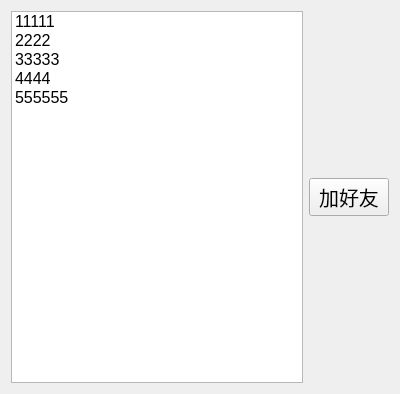
<?xml version="1.0" encoding="UTF-8"?>
<ui version="4.0">
 <class>Online</class>
 <widget class="QWidget" name="Online">
  <property name="geometry">
   <rect>
    <x>0</x>
    <y>0</y>
    <width>400</width>
    <height>394</height>
   </rect>
  </property>
  <property name="windowTitle">
   <string>Form</string>
  </property>
  <layout class="QHBoxLayout" name="horizontalLayout_2">
   <item>
    <layout class="QHBoxLayout" name="horizontalLayout">
     <item>
      <widget class="QListWidget" name="online_lw">
       <property name="font">
        <font>
         <pointsize>12</pointsize>
        </font>
       </property>
       <item>
        <property name="text">
         <string>11111</string>
        </property>
       </item>
       <item>
        <property name="text">
         <string>2222</string>
        </property>
       </item>
       <item>
        <property name="text">
         <string>33333</string>
        </property>
       </item>
       <item>
        <property name="text">
         <string>4444</string>
        </property>
       </item>
       <item>
        <property name="text">
         <string>555555</string>
        </property>
       </item>
      </widget>
     </item>
     <item>
      <layout class="QVBoxLayout" name="verticalLayout">
       <item>
        <spacer name="verticalSpacer">
         <property name="orientation">
          <enum>Qt::Vertical</enum>
         </property>
         <property name="sizeHint" stdset="0">
          <size>
           <width>20</width>
           <height>40</height>
          </size>
         </property>
        </spacer>
       </item>
       <item>
        <widget class="QPushButton" name="addFriend_pb">
         <property name="font">
          <font>
           <pointsize>15</pointsize>
          </font>
         </property>
         <property name="text">
          <string>加好友</string>
         </property>
        </widget>
       </item>
       <item>
        <spacer name="verticalSpacer_2">
         <property name="orientation">
          <enum>Qt::Vertical</enum>
         </property>
         <property name="sizeHint" stdset="0">
          <size>
           <width>20</width>
           <height>40</height>
          </size>
         </property>
        </spacer>
       </item>
      </layout>
     </item>
    </layout>
   </item>
  </layout>
 </widget>
 <resources/>
 <connections/>
</ui>
